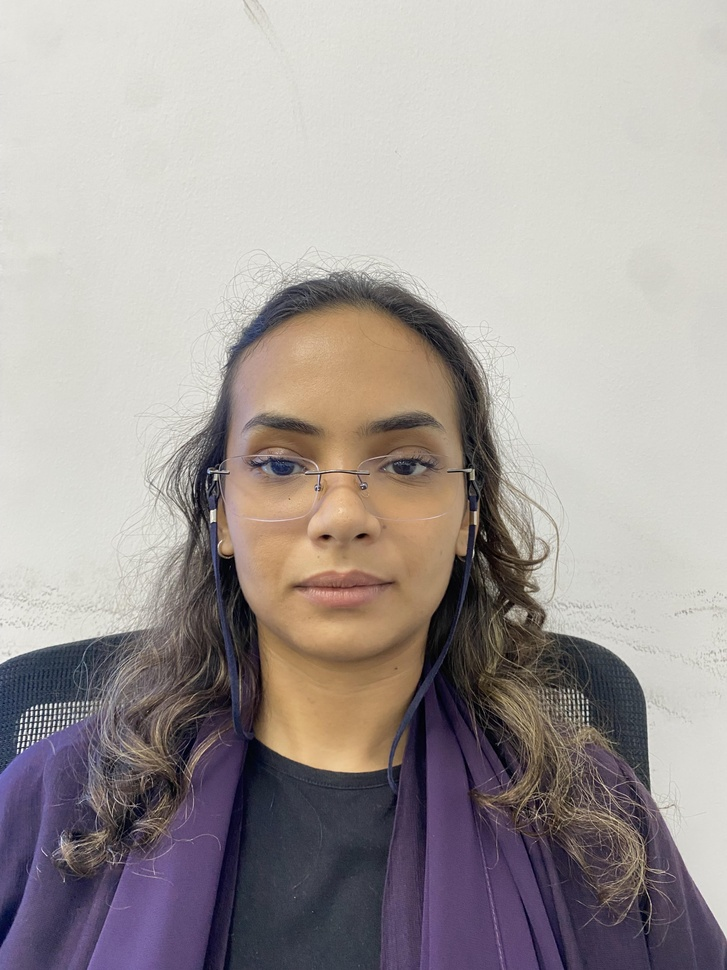
#> input picture seed_images/Arwa AL-Rahbi.jpg, 727 x 970 px, shrunk from 3024 x 4032 before the run; its folder holds only this picture in this run
$ python -i recognition.py   (imports and definitions only)   (older library calls are emulated)
#> lines starting #> are read from the running program, lines starting #| are printed output that depends on the picture
#> further down, picture is the input picture: shape (970, 727, 3); mean B, G, R 154.1, 156.1, 163.5
# recognition.py
import os
import logging
from dataclasses import dataclass
from typing import Any, Dict, List, Optional, Tuple

import cv2
import numpy as np
from deepface import DeepFace

# -------------------------------------------------------
# Configuration (env overrides)
# -------------------------------------------------------
MODEL_NAME     = os.getenv("MODEL_NAME", "Facenet")  # "Facenet" is fast; "Facenet512" is more precise but slower
DEFAULT_DET    = os.getenv("DETECTOR", "opencv")     # used when we DON'T pass a face crop
DIST_THRESHOLD = float(os.getenv("DIST_THRESHOLD", "0.75"))
MIN_CONFIDENCE = float(os.getenv("MIN_CONFIDENCE", "0.60"))

# -------------------------------------------------------
# Logging
# -------------------------------------------------------
log = logging.getLogger(__name__)
# [2 lines not run here, left out]

# -------------------------------------------------------
# Result object
# -------------------------------------------------------
@dataclass
class FaceMatch:
    user_id: Optional[int] = None
    name: Optional[str] = None
    distance: float = float("inf")
    confidence: float = 0.0
    matched: bool = False
    quality_score: float = 0.0

    # [9 lines left out: function to_dict, not called in this run]

# -------------------------------------------------------
# Helpers
# -------------------------------------------------------
def _l2norm(v: np.ndarray) -> np.ndarray:
    v = np.asarray(v, dtype=np.float32)
    return v / (np.linalg.norm(v) + 1e-8)

# [10 lines left out: function _simple_quality, not called in this run]

def _preprocess_bgr_for_embed(bgr: np.ndarray) -> np.ndarray:
    """Light CLAHE for robustness; returns RGB."""
    rgb = cv2.cvtColor(bgr, cv2.COLOR_BGR2RGB)
    lab = cv2.cvtColor(bgr, cv2.COLOR_BGR2LAB)
#> lab: shape (970, 727, 3); mean of channels 0, 1, 2 162.8, 131, 129.9
    l, a, b = cv2.split(lab)
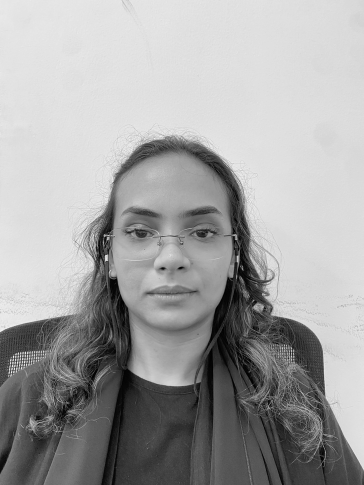
#> l: shape (970, 727) (shown at 1/2 size); min 0, max 255, mean 162.8
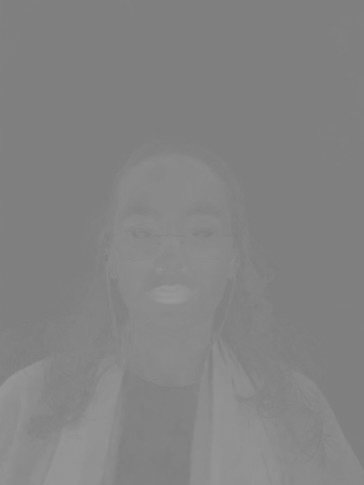
#> a: shape (970, 727) (shown at 1/2 size); min 124, max 154, mean 131
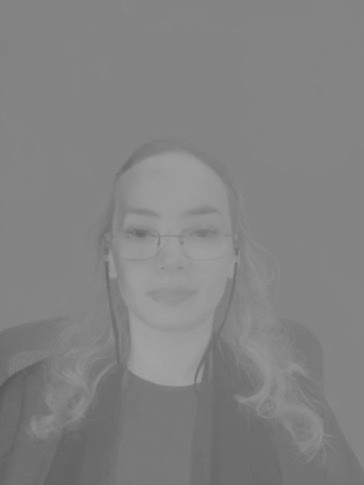
#> b: shape (970, 727) (shown at 1/2 size); min 85, max 163, mean 129.9
    clahe = cv2.createCLAHE(clipLimit=2.0, tileGridSize=(8, 8))
    lab2 = cv2.merge((clahe.apply(l), a, b))
#> lab2: shape (970, 727, 3); mean of channels 0, 1, 2 168.6, 131, 129.9
    rgb2 = cv2.cvtColor(lab2, cv2.COLOR_LAB2RGB)
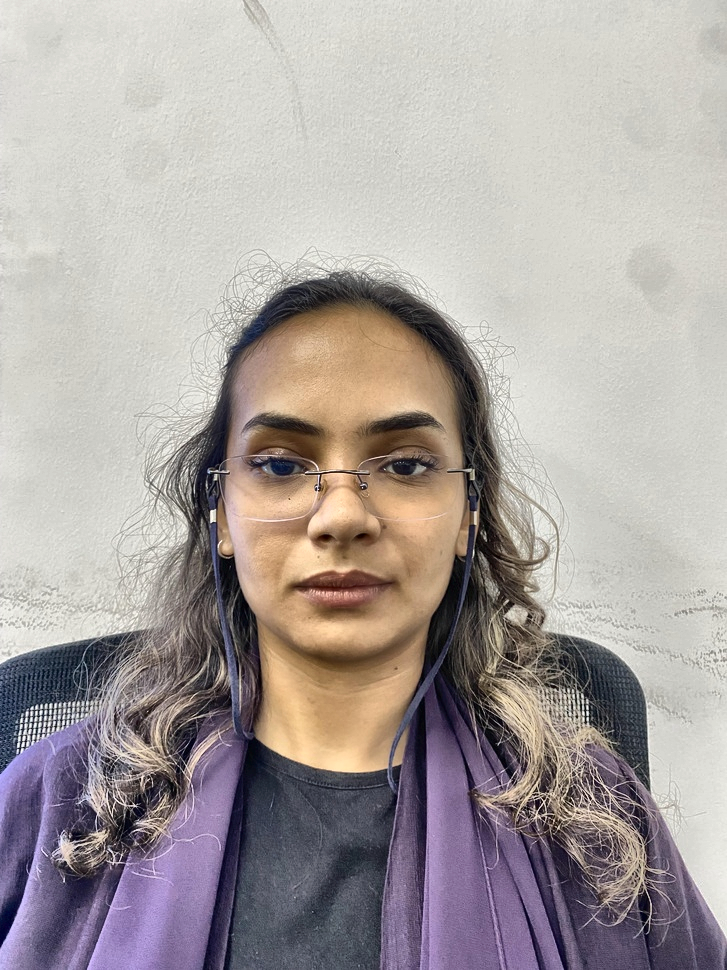
#> rgb2: shape (970, 727, 3); mean R, G, B 169.2, 161.6, 159.5
    return rgb2

# -------------------------------------------------------
# Engine
# -------------------------------------------------------
class FaceRecognitionEngine:
    """
    DeepFace-based face recognition with:
      - warmup & caching
      - robust embedding extraction (works with or without prior detection)
      - vectorized cosine distance
    """

    def __init__(
        self,
        model_name: str = MODEL_NAME,
        detector: str   = DEFAULT_DET,
        dist_threshold: float = DIST_THRESHOLD,
    ):
        self.model_name     = model_name
        self.detector       = detector
        self.dist_threshold = dist_threshold
        self._warmup_model()

    # --------------- model warmup ---------------
    def _warmup_model(self) -> None:
        try:
            # ensure model weights are downloaded/cached
            DeepFace.build_model(self.model_name)
            # compile a dummy inference so first real call is faster
            dummy = np.zeros((160, 160, 3), dtype=np.uint8)
            try:
                # some DeepFace versions accept align=
                DeepFace.represent(img_path=dummy, model_name=self.model_name,
                                   detector_backend="skip", enforce_detection=False, align=False)
            except TypeError:
                DeepFace.represent(img_path=dummy, model_name=self.model_name,
                                   detector_backend="skip", enforce_detection=False)
            log.info("Loaded model %s", self.model_name)
        except Exception as e:
            log.warning("Model warmup failed: %s", e)

    # --------------- embedding ---------------
    def embed_face(
        self,
        img_bgr: np.ndarray,
        detector_backend: Optional[str] = None,  # override (e.g., "skip" when we already have a crop)
        return_quality: bool = True,
    ) -> Tuple[Optional[np.ndarray], float]:
        """
        Returns (embedding, quality).
        If no face found, returns (None, 0.0).
        """
        if img_bgr is None or img_bgr.size == 0:
            return None, 0.0

        rgb = _preprocess_bgr_for_embed(img_bgr)
        det = detector_backend or self.detector

        try:
            try:
#> (the run stopped early here; a loop or call above may not have finished)

$ run again, on seed_images/Malik Noor.jpg
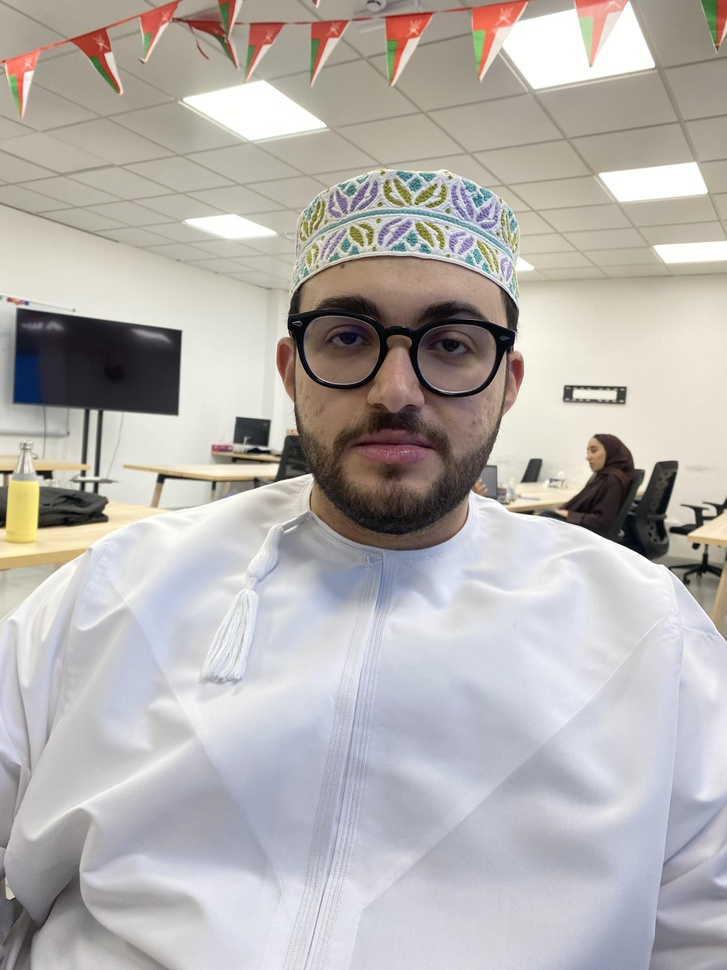
#> input picture seed_images/Malik Noor.jpg, 727 x 970 px, shrunk from 3024 x 4032 before the run
#> picture is the input picture: shape (970, 727, 3); mean B, G, R 174.5, 177.4, 181.7
#> lab: shape (970, 727, 3); mean of channels 0, 1, 2 183.9, 129.4, 130.2
#> in _preprocess_bgr_for_embed, `l, a, b = cv2.split(lab)`:
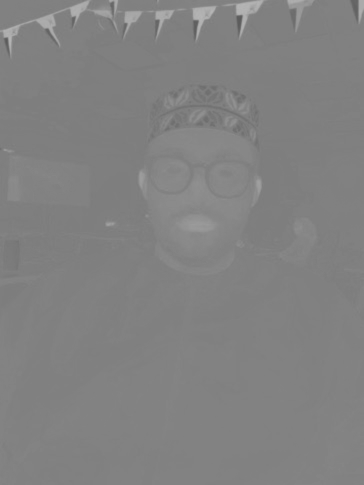
#> a: shape (970, 727) (shown at 1/2 size); min 90, max 182, mean 129.4
#> lab2: shape (970, 727, 3); mean of channels 0, 1, 2 165.8, 129.4, 130.2
#> in _preprocess_bgr_for_embed, `rgb2 = cv2.cvtColor(lab2, cv2.COLOR_LAB2RGB)`:
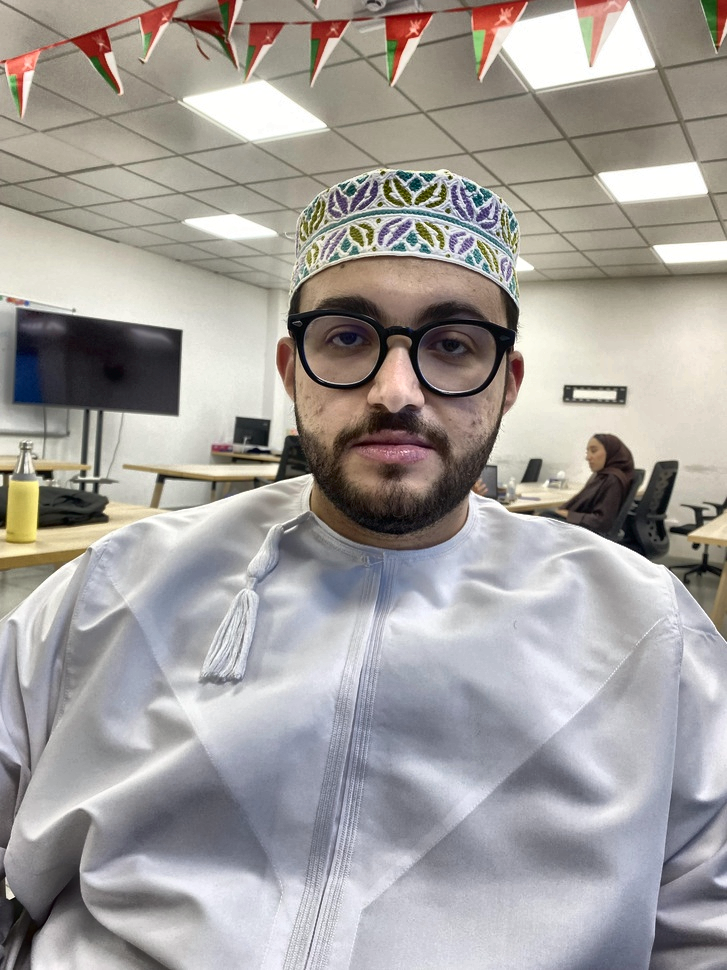
#> rgb2: shape (970, 727, 3); mean R, G, B 163, 158.7, 155.9

$ run again, on seed_images/hajer alhattali.jpg
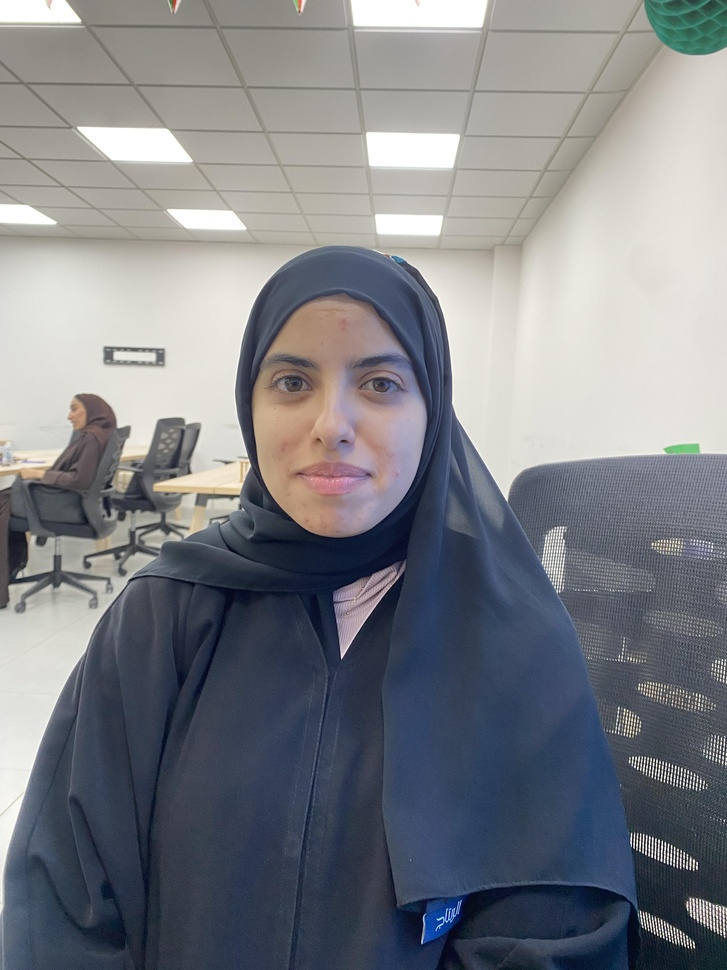
#> input picture seed_images/hajer alhattali.jpg, 727 x 970 px, shrunk from 3024 x 4032 before the run
#> picture is the input picture: shape (970, 727, 3); mean B, G, R 133.4, 127.8, 125.2
#> lab: shape (970, 727, 3); mean of channels 0, 1, 2 133.4, 129, 124
#> in _preprocess_bgr_for_embed, `l, a, b = cv2.split(lab)`:
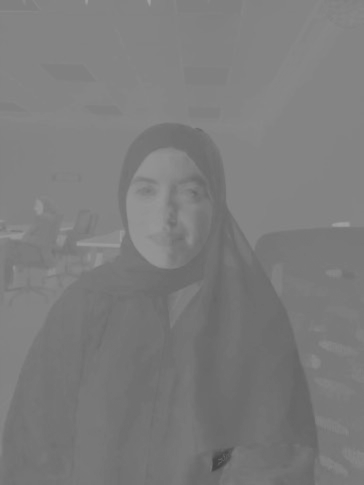
#> b: shape (970, 727) (shown at 1/2 size); min 66, max 161, mean 124
#> lab2: shape (970, 727, 3); mean of channels 0, 1, 2 139.8, 129, 124
#> in _preprocess_bgr_for_embed, `rgb2 = cv2.cvtColor(lab2, cv2.COLOR_LAB2RGB)`:
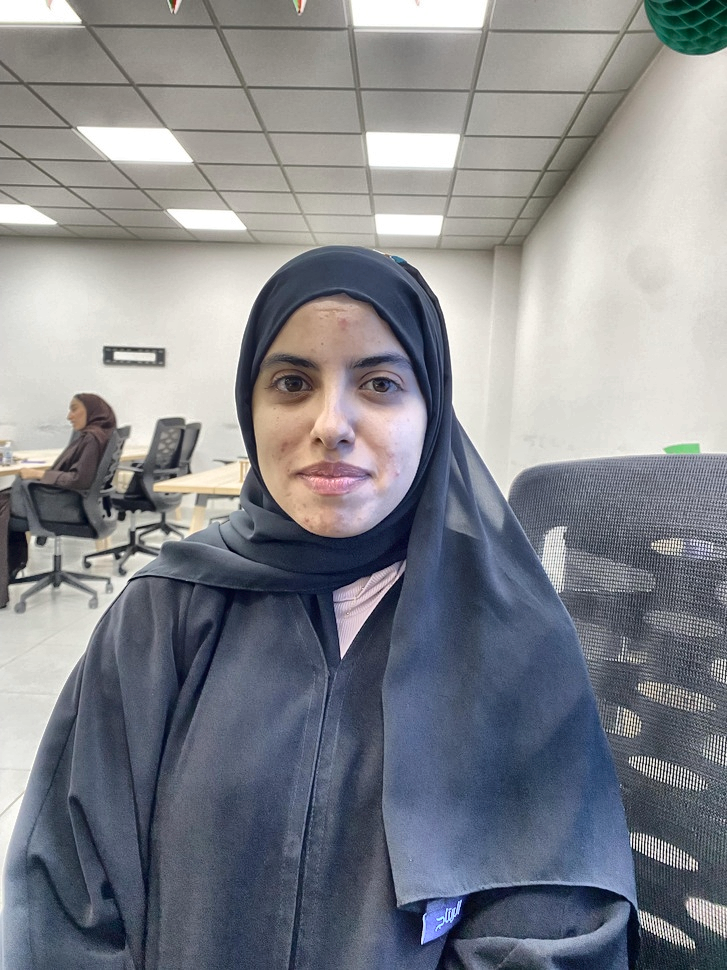
#> rgb2: shape (970, 727, 3); mean R, G, B 131.4, 133.7, 139.7
